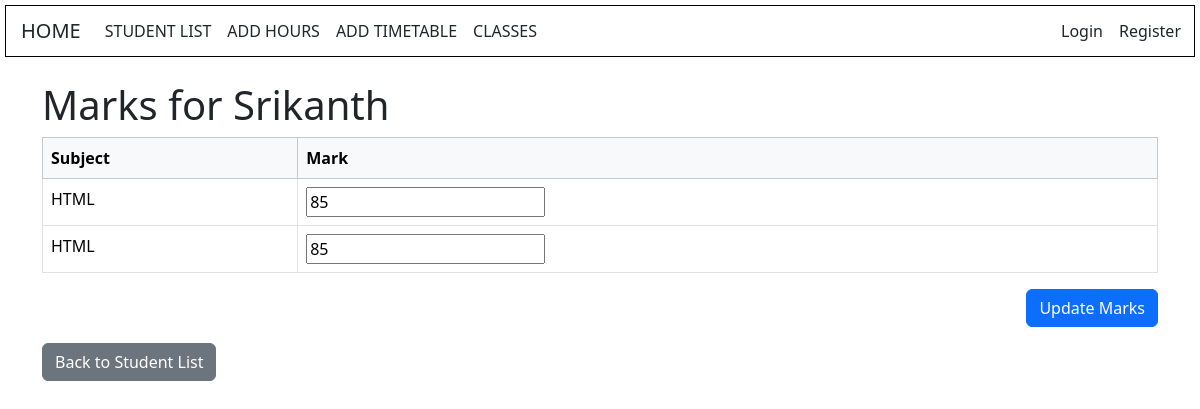
Page /students/students/marks_update/1/ on the committed database.
### students/models.py (models this page shows, shortened)
class Student(models.Model):
    name = models.CharField(max_length=100)
    roll_number = models.CharField(max_length=10, unique=True)
    student_class = models.ForeignKey(Class, on_delete=models.CASCADE)
    email = models.EmailField()
    phone = models.CharField(max_length=10)

class Mark(models.Model):
    student = models.ForeignKey(Student, on_delete=models.CASCADE)
    test=models.CharField(max_length=10, choices=[('Test1', 'Test1'), ('Test2', 'Test2'),('Test3', 'Test3'),('Test4', 'Test4')])
    subject = models.CharField(max_length=50)
    mark = models.IntegerField()

### students/views.py (the view, shortened to what this page needs)
# urls.py: path('students/marks_update/<int:student_id>/', views.marks_update, name='marks_update'),
def marks_update(request, student_id):
    student = get_object_or_404(Student, id=student_id)
    marks = Mark.objects.filter(student=student)
    return render(request, 'students/marks_update.html', {'student': student, 'marks': marks})

### students/templates/students/marks_update.html (shortened to what this page needs)
<!DOCTYPE html>
<html lang="en">
<head>
    <link href="https://cdn.jsdelivr.net/npm/bootstrap@5.3.2/dist/css/bootstrap.min.css" rel="stylesheet">
</head>
<body>
    {% include 'students/navbar.html' %}
    <div class="container mt-4">
        <h1>Marks for {{ student.name }}</h1>
        <form method="post">
            <table class="table table-bordered table-hover">
                <thead class="table-light">
                    <tr>
                        <th>Subject</th>
                        <th>Mark</th>
                    </tr>
                </thead>
                <tbody>
                    {% for mark in marks %}
                    <tr>
                        <td>{{ mark.subject }}</td>
                        <td><input type="text" name="{{ mark.id }}" value="{{ mark.mark }}"></td>
                    </tr>
                    {% empty %}
                    <tr>
                        <td colspan="2" class="text-center">No marks found.</td>
                    </tr>
                    {% endfor %}
                </tbody>
            </table>
            <div class="text-end mt-3">
                <button type="submit" class="btn btn-primary">Update Marks</button>
            </div>
        </form>
        <a href="{% url 'class_list'  %}" class="btn btn-secondary btn-block mt-3">Back to Student List</a>
    </div>
</body>
</html>

### students/templates/students/navbar.html (style rules this page uses)
body { background:url('https://img.freepik.com/free-vector/beautiful-decorative-soft-colorful-watercolor-texture-background_1055-14290.jpg') no-repeat center center fixed; background-size: cover; }

### rows in the picture
Student: name "Srikanth"
Mark: subject "HTML", mark "85"
Mark: subject "HTML", mark "85"
